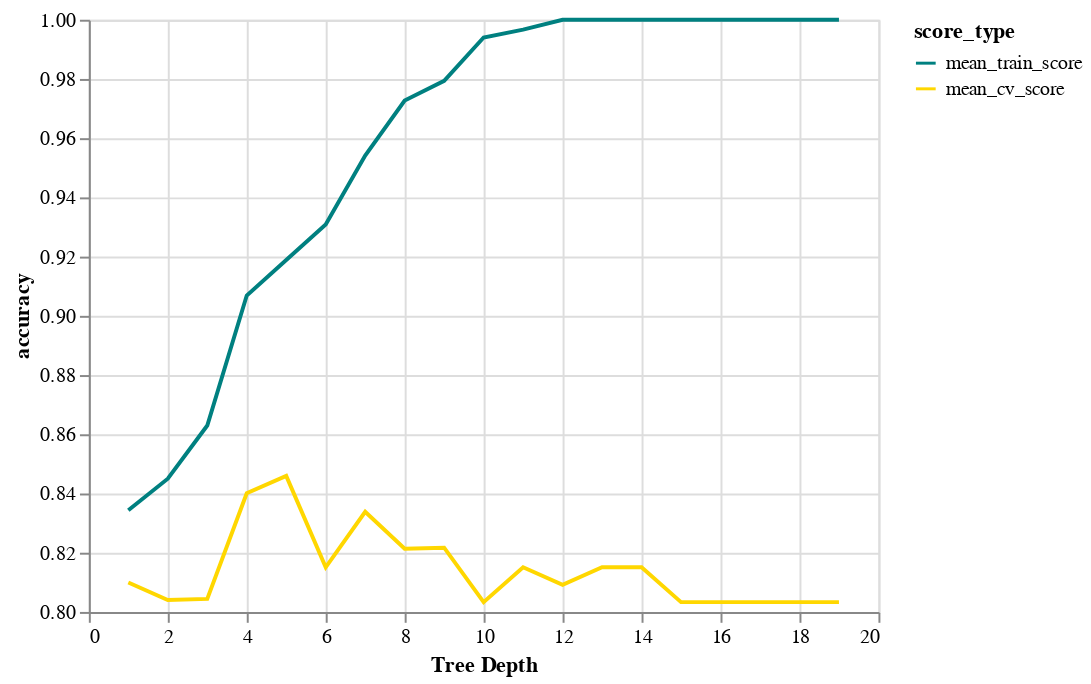

Write notebook code for a chart like this one.
### Code cell
chart1.encode(alt.Y('accuracy:Q', scale=alt.Scale(zero=False)))

### Figure 1 — Vega-Lite specification as saved in the notebook (floating-point values rounded to 4 significant figures)
{"config": {"view": {"continuousWidth": 400, "continuousHeight": 300}}, "data": {"name": "data-e840c0073111485092b50a9fd607fdde"}, "mark": "line", "encoding": {"color": {"type": "nominal", "field": "score_type", "scale": {"domain": ["mean_train_score", "mean_cv_score"], "range": ["teal", "gold"]}}, "x": {"type": "quantitative", "axis": {"title": "Tree Depth"}, "field": "depth"}, "y": {"type": "quantitative", "field": "accuracy", "scale": {"zero": false}}}, "$schema": "https://vega.github.io/schema/vega-lite/v4.8.1.json", "datasets": {"data-e840c0073111485092b50a9fd607fdde": [{"depth": 1, "score_type": "mean_train_score", "accuracy": 0.8343}, {"depth": 2, "score_type": "mean_train_score", "accuracy": 0.845}, {"depth": 3, "score_type": "mean_train_score", "accuracy": 0.863}, {"depth": 4, "score_type": "mean_train_score", "accuracy": 0.9069}, {"depth": 5, "score_type": "mean_train_score", "accuracy": 0.9188}, {"depth": 6, "score_type": "mean_train_score", "accuracy": 0.9308}, {"depth": 7, "score_type": "mean_train_score", "accuracy": 0.9541}, {"depth": 8, "score_type": "mean_train_score", "accuracy": 0.9727}, {"depth": 9, "score_type": "mean_train_score", "accuracy": 0.9794}, {"depth": 10, "score_type": "mean_train_score", "accuracy": 0.994}, {"depth": 11, "score_type": "mean_train_score", "accuracy": 0.9967}, {"depth": 12, "score_type": "mean_train_score", "accuracy": 1.0}, {"depth": 13, "score_type": "mean_train_score", "accuracy": 1.0}, {"depth": 14, "score_type": "mean_train_score", "accuracy": 1.0}, {"depth": 15, "score_type": "mean_train_score", "accuracy": 1.0}, {"depth": 16, "score_type": "mean_train_score", "accuracy": 1.0}, {"depth": 17, "score_type": "mean_train_score", "accuracy": 1.0}, {"depth": 18, "score_type": "mean_train_score", "accuracy": 1.0}, {"depth": 19, "score_type": "mean_train_score", "accuracy": 1.0}, {"depth": 1, "score_type": "mean_cv_score", "accuracy": 0.8099}, {"depth": 2, "score_type": "mean_cv_score", "accuracy": 0.804}, {"depth": 3, "score_type": "mean_cv_score", "accuracy": 0.8044}, {"depth": 4, "score_type": "mean_cv_score", "accuracy": 0.8401}, {"depth": 5, "score_type": "mean_cv_score", "accuracy": 0.846}, {"depth": 6, "score_type": "mean_cv_score", "accuracy": 0.8151}, {"depth": 7, "score_type": "mean_cv_score", "accuracy": 0.8338}, {"depth": 8, "score_type": "mean_cv_score", "accuracy": 0.8213}, {"depth": 9, "score_type": "mean_cv_score", "accuracy": 0.8217}, {"depth": 10, "score_type": "mean_cv_score", "accuracy": 0.8033}, {"depth": 11, "score_type": "mean_cv_score", "accuracy": 0.8151}, {"depth": 12, "score_type": "mean_cv_score", "accuracy": 0.8092}, {"depth": 13, "score_type": "mean_cv_score", "accuracy": 0.8151}, {"depth": 14, "score_type": "mean_cv_score", "accuracy": 0.8151}, {"depth": 15, "score_type": "mean_cv_score", "accuracy": 0.8033}, {"depth": 16, "score_type": "mean_cv_score", "accuracy": 0.8033}, {"depth": 17, "score_type": "mean_cv_score", "accuracy": 0.8033}, {"depth": 18, "score_type": "mean_cv_score", "accuracy": 0.8033}, {"depth": 19, "score_type": "mean_cv_score", "accuracy": 0.8033}]}}
